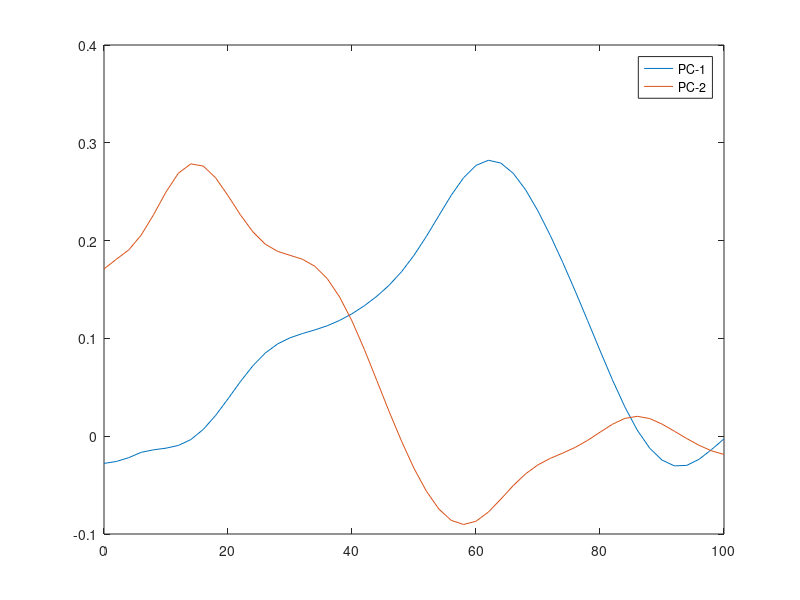
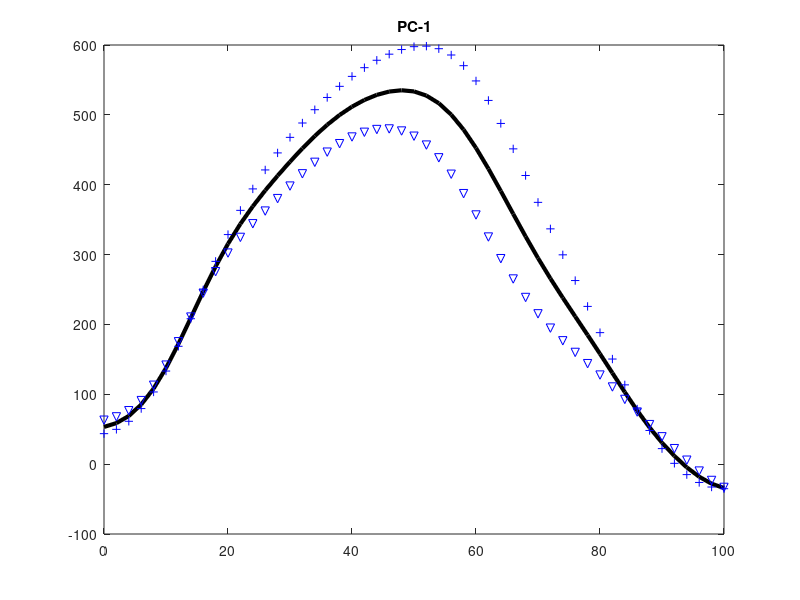
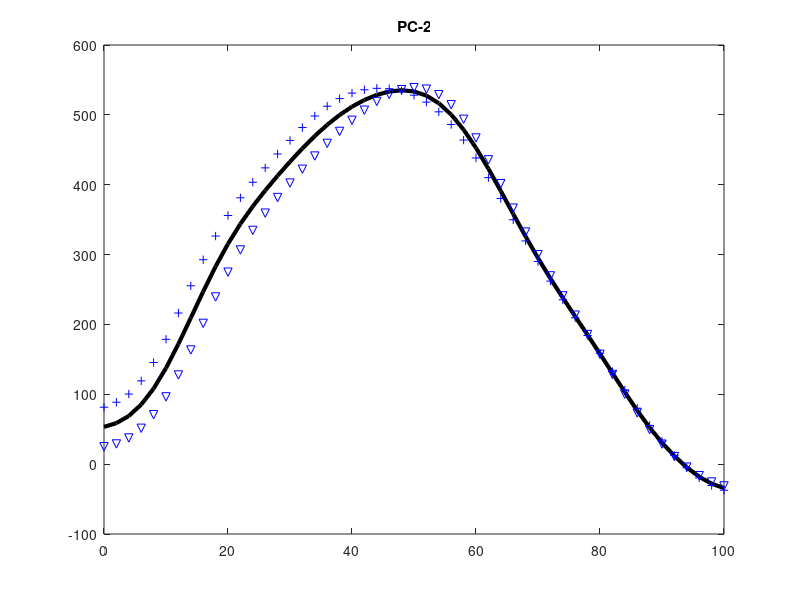
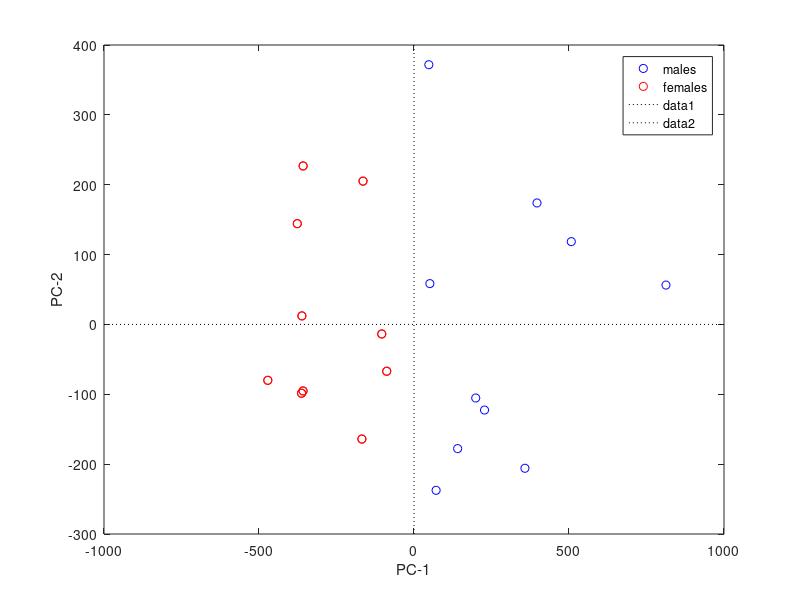

Source code (MATLAB) for these figures, in order:

% Principal Components Analysis (PCA)

%Script details and extended comments are provided in the "Notebooks" folder at:
%https://github.com/0todd0000/fda-pca-spm

clear; clc   %clear workspace
close all    %close all figures


%% load and combine data into a single array
load('Warmenhoven2018-bow-force.mat');
Y = [Pin_Force_Bow_Male Pin_Force_Bow_Female]';
t = linspace(0, 100, 51)';  %time


%% Run PCA
[coeff,score,latent,tsquared,explained] = pca(Y);



%% Visualize first two PCs
figure(1)
pc1 = coeff(:,1);
pc2 = coeff(:,2);
plot(t, pc1)
hold on
plot(t, pc2)
legend('PC-1', 'PC-2')


%% Visualize first PC in the context of the overall mean trajectory
figure(2)
ymean    = mean(Y, 1)';
scoresd  = std(score, [], 1)';
plot(t, ymean, 'k', 'linewidth', 3)
hold on
plot(t, ymean + scoresd(1) .* pc1, 'b+')
plot(t, ymean - scoresd(1) .* pc1, 'bv')
title('PC-1')


%% Visualize second PC in the context of the overall mean trajectory
figure(3)
plot(t, ymean, 'k', 'linewidth', 3)
hold on
plot(t, ymean + scoresd(2) .* pc2, 'b+')
plot(t, ymean - scoresd(2) .* pc2, 'bv')
title('PC-2')


%% Visualize first two PC scores
figure(4)
plot( score(1:10,1), score(1:10,2), 'bo' );
hold on
plot( score(11:20,1), score(11:20,2), 'ro' );
plot( score(11:20,1), score(11:20,2), 'ro' );
xlabel('PC-1')
ylabel('PC-2')
legend('males', 'females')
ax = gca();
plot([0 0], get(ax,'ylim'), 'k:')
plot(get(ax,'xlim'), [0 0], 'k:')